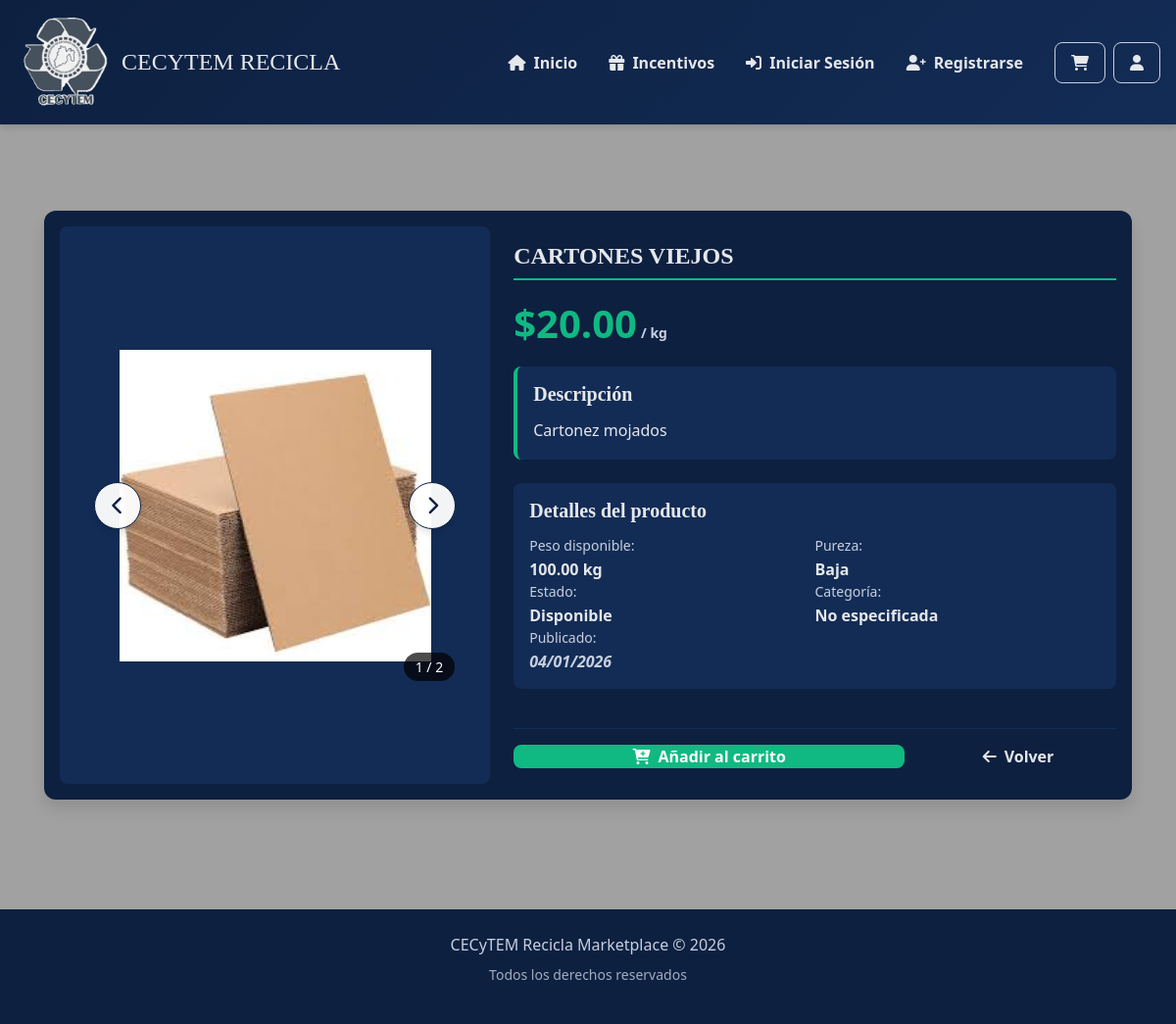
/producto/9/, run on the app's committed database.
### applications/MarketPlace/models.py (models this page shows, shortened)
class ImagenProducto(models.Model):
    id_imagen = models.AutoField(primary_key=True)
    id_producto = models.ForeignKey(Producto, on_delete=models.CASCADE, related_name="imagenes")
    imagen = models.ImageField(upload_to="productos/")
    orden = models.IntegerField()
    class Meta:
        verbose_name = 'Imagen de producto'
        verbose_name_plural = 'Imágenes de productos'
        ordering = ['id_producto', 'orden']
        unique_together = ['id_producto', 'orden']

class Producto(models.Model):
    PUREZA = [
        ('alta', 'Alta'),
        ('media', 'Media'),
        ('baja', 'Baja'),
    ]
    ESTADO = [
        ('disponible', 'Disponible'),
        ('no_disponible', 'No disponible'),
    ]
    id_producto = models.AutoField(primary_key=True)
    id_usuario = models.ForeignKey(Usuario, on_delete=models.CASCADE)
    id_categoria = models.ForeignKey(Categoria, on_delete=models.CASCADE)
    nombre = models.CharField(max_length=50, blank=True, null=True)
    descripcion = models.TextField(blank=True, null=True)
    precio_kg = models.DecimalField(max_digits=10, decimal_places=2)
    peso_disponible_kg = models.DecimalField(max_digits=10, decimal_places=2)
    pureza = models.CharField(max_length=5, choices=PUREZA)
    estado = models.CharField(max_length=15, choices=ESTADO)
    fecha_publicacion = models.DateTimeField(auto_now_add=True)
    class Meta:
        verbose_name = 'Producto'
        verbose_name_plural = 'Productos'
        ordering = ['-fecha_publicacion']
        indexes = [
            models.Index(fields=['estado']),
            models.Index(fields=['pureza']),
            models.Index(fields=['precio_kg']),
            models.Index(fields=['id_categoria']),
            models.Index(fields=['fecha_publicacion']),
        ]
        constraints = [
            models.CheckConstraint(
                check=models.Q(precio_kg__gte=0),
                name='precio_positivo'
            ),
            models.CheckConstraint(
                check=models.Q(peso_disponible_kg__gte=0),
                name='peso_positivo'
            ),
        ]

### applications/MarketPlace/views.py (the view)
# urls.py: path('producto/<int:pk>/', ProductoDetailView.as_view(), name='producto_detail'),
class ProductoDetailView(DetailView):
    model = Producto
    template_name = "Marketplace/producto_detalle.html"
    context_object_name = "producto"
    def get_context_data(self, **kwargs):
        context = super().get_context_data(**kwargs)
        context["imagenes"] = ImagenProducto.objects.filter(id_producto=self.object)
        return context

### Templates/Marketplace/producto_detalle.html (shortened to what this page needs)
{% extends './navegación.html' %}
{% block pag %}
<section class="detalle-wrapper">
    <div class="detalle-panel">
        <div class="card detalle-card">
            <div class="detalle-imagen">
                {% if imagenes %}
                    <div class="carousel-simple">
                        <div class="carousel-main-img">
                            <img id="imagen-principal"
                                 src="{{ imagenes.first.imagen.url }}"
                                 alt="{{ producto.nombre }}"
                                 class="detalle-img-main"
                                 loading="lazy">
                            {% if imagenes|length > 1 %}
                                <button class="carousel-arrow prev detalle-prev-btn" onclick="cambiarImagenPrev()">
                                    <i class="fas fa-chevron-left"></i>
                                </button>
                                <button class="carousel-arrow next detalle-next-btn" onclick="cambiarImagenNext()">
                                    <i class="fas fa-chevron-right"></i>
                                </button>
                                <div class="image-counter detalle-image-counter">
                                    <span id="current-index">1</span> / {{ imagenes|length }}
                                </div>
                            {% endif %}
                        </div>
                    </div>
                {% else %}
                    <div class="sin-imagen detalle-no-image">
                        <i class="fas fa-image"></i>
                        <span>Sin imagen disponible</span>
                    </div>
                {% endif %}
            </div>
            <div class="detalle-info">
                <h1 class="detalle-titulo">{{ producto.nombre }}</h1>
                <p class="detalle-precio">
                    <span class="detalle-price-main">${{ producto.precio_kg }}</span>
                    <span class="precio-unidad">/ kg</span>
                </p>
                <div class="detalle-descripcion-container">
                    <h3 class="detalle-subtitle">Descripción</h3>
                    <p class="detalle-descripcion">
                        {{ producto.descripcion|default:"No hay descripción disponible" }}
                    </p>
                </div>
                <div class="detalle-datos">
                    <h3 class="detalle-subtitle">Detalles del producto</h3>
                    <div class="detalle-datos-grid">
                        <div class="detalle-dato-item">
                            <span class="detalle-dato-label">Peso disponible:</span>
                            <span class="detalle-dato-value">{{ producto.peso_disponible_kg }} kg</span>
                        </div>
                        <div class="detalle-dato-item">
                            <span class="detalle-dato-label">Pureza:</span>
                            <span class="detalle-dato-value">{{ producto.get_pureza_display }}</span>
                        </div>
                        <div class="detalle-dato-item">
                            <span class="detalle-dato-label">Estado:</span>
                            <span class="detalle-dato-value">{{ producto.get_estado_display }}</span>
                        </div>
                        <div class="detalle-dato-item">
                            <span class="detalle-dato-label">Categoría:</span>
                            <span class="detalle-dato-value">{{ producto.categoria.nombre|default:"No especificada" }}</span>
                        </div>
                        <div class="detalle-dato-item">
                            <span class="detalle-dato-label">Publicado:</span>
                            <span class="detalle-dato-value detalle-fecha">{{ producto.fecha_publicacion|date:"d/m/Y" }}</span>
                        </div>
                    </div>
                </div>
                <div class="detalle-acciones">
                    <button class="btn btn-primary detalle-btn-cart">
                        <i class="fas fa-cart-plus me-2"></i> Añadir al carrito
                    </button>
                    <a href="{% url 'home' %}" class="btn btn-secondary detalle-btn-back">
                        <i class="fas fa-arrow-left me-2"></i> Volver
                    </a>
                </div>
            </div>
        </div>
    </div>
</section>
{% endblock %}

### data on the page
ImagenProducto: first.imagen (picture)
Producto: nombre "CARTONES VIEJOS", precio_kg "20.00", descripcion "Cartonez mojados", peso_disponible_kg "100.00", pureza "Baja", estado "Disponible", fecha_publicacion "04/01/2026"

### other printed values
{{ imagenes|length }} "2"
{{ producto.categoria.nombre|default:"No especificada" }} "No especificada"
